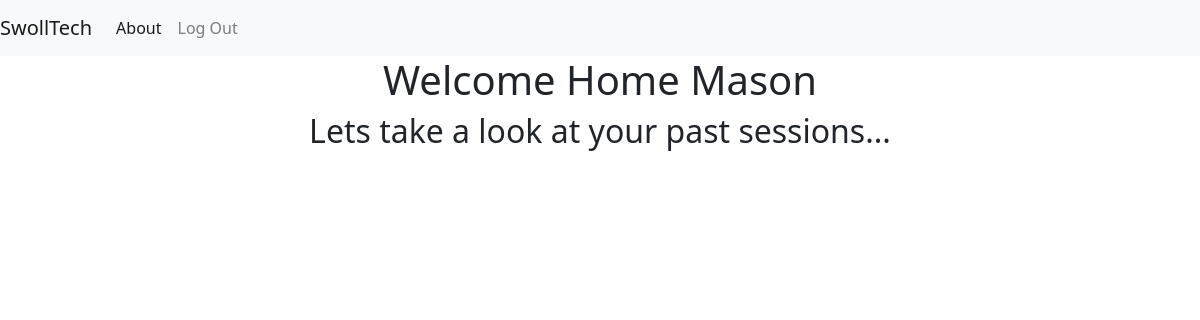
The app's page /home.html (signed in), older data.
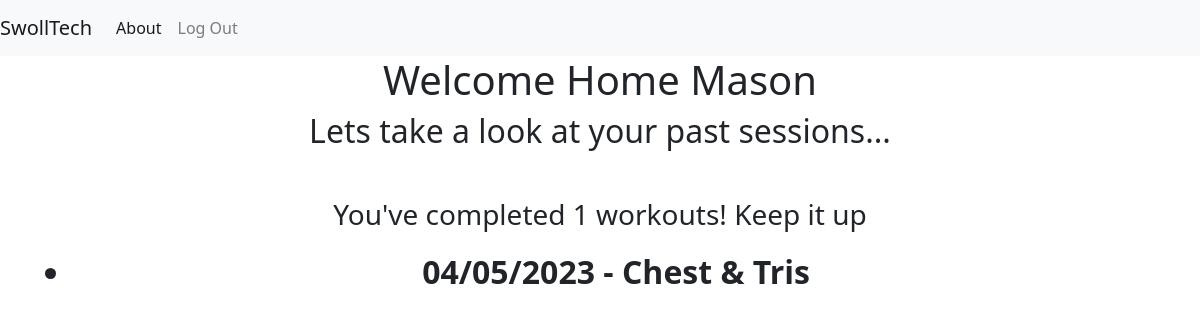
The same page, newer data.
### tables this page shows
CREATE TABLE Sesh (
    sesh_id INTEGER PRIMARY KEY AUTOINCREMENT,
    user_id INTEGER,
    workout_id INTEGER,
    date_of_sesh DATE NOT NULL,
    FOREIGN KEY(user_id) REFERENCES Users(user_id),
    FOREIGN KEY(workout_id) REFERENCES Workout(workout_id)
);

CREATE TABLE Workout (
    workout_id INTEGER PRIMARY KEY AUTOINCREMENT,
    user_id INTEGER,
    workout_name VARCHAR(50) NOT NULL,
    FOREIGN KEY(user_id) REFERENCES Users(user_id)
);

### app.py (the view)
@app.route('/home.html')
def home():
    if not user_authenticated():
        message = 'You must be logged in to access your home page'
        return render_template(url_for('login'), message=message)
    conn = get_db()
    cursor = conn.cursor()
    query = f"SELECT * FROM Sesh s INNER JOIN workout w ON s.workout_id = w.workout_id WHERE s.user_id = {session['user_id']};"
    results = cursor.execute(query).fetchall()
    numResults = len(results)
    return render_template('home.html', seshList=results, numResults=numResults)

### app.py (called while the page is built)
def get_db():
    db = sqlite3.connect(DATABASE)
    db.row_factory = sqlite3.Row
    return db

def user_authenticated() -> bool:
    if session.get('user_id') is None:
        return False
    return True

### templates/home.html
{% extends 'base.html' %}
{% block content %}
<div class="text-center">
    <h1>{% block title %} Welcome Home {{ session['fname'] }}{% endblock %}</h1>
    <h2>Lets take a look at your past sessions... </h2>
    {% if seshList %}
        <h3 class="mt-5">You've completed {{numResults}} workouts! Keep it up</h3>
        <ul>
        {% for sesh in seshList %}
            <li class="text-center mt-3 fs-2 fw-bold">{{sesh['date_of_sesh']}} - {{sesh['workout_name']}}</li>
        {% endfor %}
        </ul>
    {% endif %}
</div>
{% endblock %}

### templates/base.html (shortened to what this page needs)
<!doctype html>
<html lang="en">
  <head>
    <link rel="stylesheet" href="https://stackpath.bootstrapcdn.com/bootstrap/4.3.1/css/bootstrap.min.css">
    <link rel="stylesheet" href="https://cdn.jsdelivr.net/npm/bootstrap@5.2.3/dist/css/bootstrap.min.css">
  </head>
  <body>
    <nav class="navbar navbar-expand-md navbar-light bg-light">
        <a class="navbar-brand" href="{{ url_for('index')}}">SwollTech</a>
        <div class="collapse navbar-collapse" id="navbarNav">
            <ul class="navbar-nav">
            <li class="nav-item active">
                <a class="nav-link" href="{{url_for('about')}}">About</a>
            </li>
            <li>
                <a class="nav-link" href="{{url_for('logout')}}">Log Out</a>
            </li>
            </ul>
        </div>
    </nav>
    <div class="container">
        {% block content %} {% endblock %}
    </div>
  </body>
</html>

Row changes from the older to the newer data that the page shows:
added Sesh: date_of_sesh "04/05/2023", workout_name "Chest & Tris"
Text that changed along with them:
{{ numResults }}: (not shown) → "1"
text now shown: "You've completed workouts! Keep it up"
